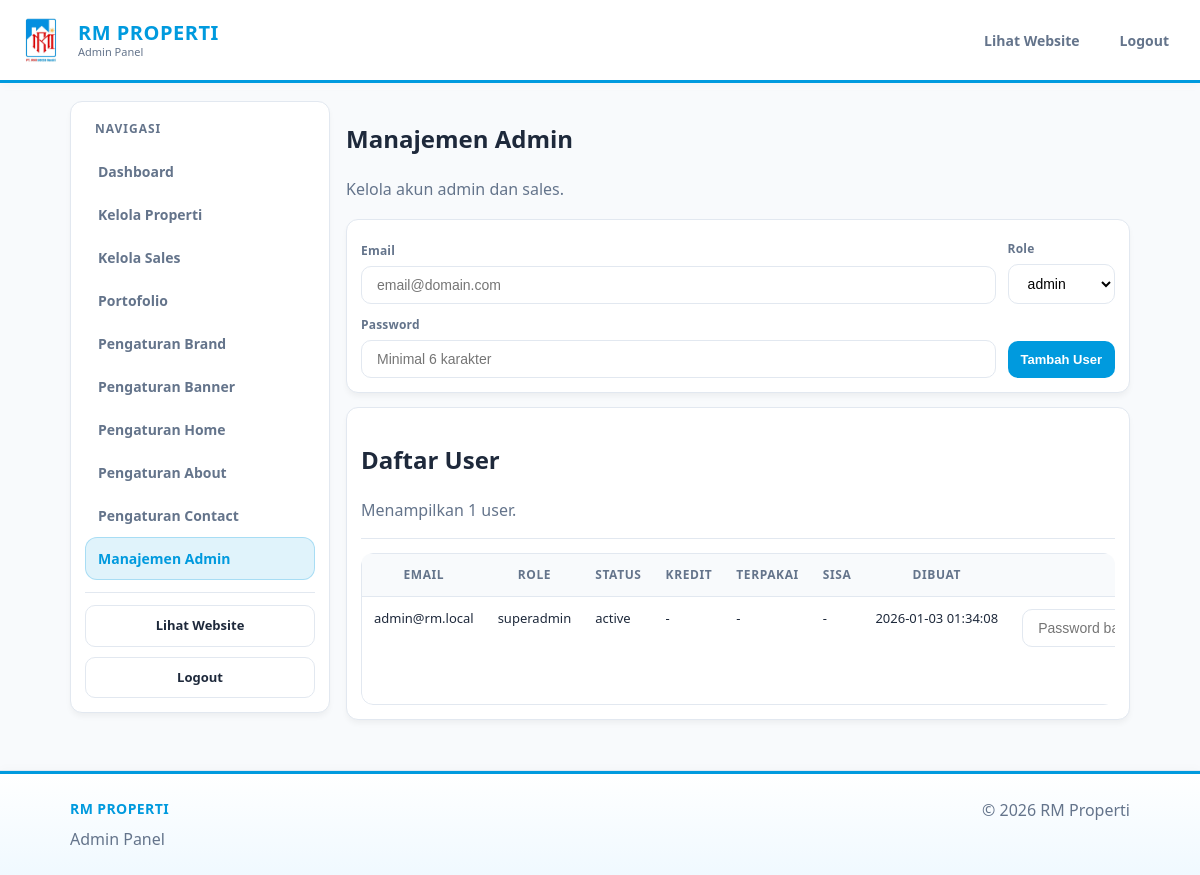
The page /admin/users.php (signed in) on the database its author committed.
### tables this page shows
CREATE TABLE users (
  id INT AUTO_INCREMENT PRIMARY KEY,
  email VARCHAR(190) NOT NULL UNIQUE,
  password_hash VARCHAR(255) NOT NULL,
  role VARCHAR(30) NOT NULL DEFAULT 'admin',
  status VARCHAR(20) NOT NULL DEFAULT 'active',
  credit_limit INT NOT NULL DEFAULT 5,
  credit_used INT NOT NULL DEFAULT 0,
  created_at TIMESTAMP DEFAULT CURRENT_TIMESTAMP
);

### admin/_init.php (called while the page is built, shortened)
<?php
require __DIR__ . '/../lib.php';
function admin_user_role(): string {
  return $_SESSION['user_role'] ?? 'sales';
}
function is_superadmin(): bool {
  return admin_user_role() === 'superadmin';
}

### lib.php (called while the page is built, shortened)
<?php
function e(string $v): string { return htmlspecialchars($v, ENT_QUOTES, 'UTF-8'); }

### admin/users.php (the view, shortened to what this page needs)
<?php
$pdo = db();
$users = $pdo->query("SELECT id, email, role, status, credit_limit, credit_used, created_at FROM users ORDER BY created_at DESC, id DESC")->fetchAll();
include __DIR__ . '/_header.php';
?>
<div class="admin-layout">
  <?php include __DIR__ . '/_sidebar.php'; ?>
  <section class="admin-content">
    <div class="admin-pagehead admin-pagehead-spaced">
      <div>
        <h1 class="admin-title">Manajemen Admin</h1>
        <p class="muted">Kelola akun admin dan sales.</p>
      </div>
    </div>
    <div class="panel admin-panel">
      <form method="post" action="users" class="admin-filters" style="margin-top:6px">
        <div class="field">
          <label class="label">Email</label>
          <input class="input" name="email" placeholder="email@domain.com" required>
        </div>
        <div class="field">
          <label class="label">Role</label>
          <select class="select" name="role" required>
            <?php if (is_superadmin()): ?>
              <option value="admin">admin</option>
            <?php endif; ?>
          </select>
        </div>
        <div class="field">
          <label class="label">Password</label>
          <input class="input" type="password" name="password" placeholder="Minimal 6 karakter" required>
        </div>
        <div class="admin-filters-actions">
          <button class="action accent" type="submit">Tambah User</button>
        </div>
      </form>
    </div>
    <div class="panel admin-panel" style="margin-top:14px">
      <div class="admin-panel-head">
        <div>
          <h2 class="admin-panel-title">Daftar User</h2>
          <p class="muted">Menampilkan <?= count($users) ?> user.</p>
        </div>
      </div>
      <hr class="line" />
      <div class="admin-table-wrap">
        <table class="admin-table">
          <thead>
            <tr>
              <th>Email</th>
              <th>Role</th>
              <th>Status</th>
              <th>Kredit</th>
              <th>Terpakai</th>
              <th>Sisa</th>
              <th>Dibuat</th>
              <th style="text-align:right">Aksi</th>
            </tr>
          </thead>
          <tbody>
            <?php foreach ($users as $u): ?>
              <?php
                $limit = (int)($u['credit_limit'] ?? 0);
                $used = (int)($u['credit_used'] ?? 0);
                $remain = max(0, $limit - $used);
                $isSalesRow = in_array(($u['role'] ?? ''), ['sales', 'editor'], true);
              ?>
              <tr>
                <td><?= e($u['email']) ?></td>
                <td><?= e($u['role']) ?></td>
                <td><?= e($u['status'] ?? 'active') ?></td>
                <td><?= $isSalesRow ? e($limit) : '-' ?></td>
                <td><?= $isSalesRow ? e($used) : '-' ?></td>
                <td><?= $isSalesRow ? e($remain) : '-' ?></td>
                <td><?= e($u['created_at']) ?></td>
                <td class="td-actions">
                  <div class="admin-actions-cell">
                    <?php if (is_superadmin()): ?>
                      <form method="post" action="users" class="admin-inline">
                        <input class="input" style="width:160px" type="password" name="new_password" placeholder="Password baru" required>
                      </form>
                    <?php endif; ?>
                  </div>
                </td>
              </tr>
            <?php endforeach; ?>
          </tbody>
        </table>
      </div>
    </div>
  </section>
</div>
<?php include __DIR__ . '/_footer.php'; ?>

### css/style.css (style rules this page uses)
:root { --brand-blue: #009ADE; --brand-red: #D71920; --brand-yellow: #F7941D; --bg-body: #F8FAFC; --bg-card: #FFFFFF; --text-main: #1E293B; --text-muted: #64748B; --border: #E2E8F0; --shadow: 0 4px 6px -1px rgba(0, 0, 0, 0.05); --radius: 12px; }
*, *::before, *::after { box-sizing: border-box; }
html, body { height: 100%; }
html, body { overflow-x: hidden; }
body { margin: 0; font-family: "Segoe UI", system-ui, -apple-system, Arial, sans-serif; background: var(--bg-body); color: var(--text-main); line-height: 1.5; display: flex; flex-direction: column; min-height: 100vh; }
.muted { color: var(--text-muted); }
.panel { background: var(--bg-card); border: 1px solid var(--border); border-radius: var(--radius); box-shadow: var(--shadow); padding: 16px; }
.line { border: 0; border-top: 1px solid var(--border); margin: 18px 0; }
.input, .select { padding: 10px 15px; border: 1px solid var(--border); border-radius: 8px; outline: none; font-size: 14px; background: #fff; }
.action { display: inline-flex; align-items: center; justify-content: center; padding: 10px 12px; border-radius: 10px; border: 1px solid var(--border); background: #fff; color: var(--text-main); font-weight: 900; font-size: 13px; transition: transform .15s ease, box-shadow .15s ease, border-color .15s ease, background .15s ease; }
.action.accent { background: var(--brand-blue); color: #fff; border-color: transparent; }

### css/admin.css (style rules this page uses)
:root { --admin-sidebar-w: 260px; --admin-top-offset: 86px; }
.admin-layout { display: grid; grid-template-columns: var(--admin-sidebar-w) 1fr; gap: 16px; align-items: start; width: 100%; }
.admin-content { min-width: 0; }
.muted { color: var(--text-muted); }
.panel { background: var(--bg-card); border: 1px solid var(--border); border-radius: var(--radius); box-shadow: var(--shadow); padding: 14px; }
.line { border: 0; border-top: 1px solid var(--border); margin: 14px 0; }
.action { display: inline-flex; align-items: center; justify-content: center; padding: 10px 12px; border-radius: 10px; border: 1px solid var(--border); background: #fff; color: var(--text-main); font-weight: 900; font-size: 13px; transition: transform .15s ease, box-shadow .15s ease, border-color .15s ease; }
.action.accent { background: var(--brand-blue); color: #fff; border-color: transparent; }
.admin-table-wrap { overflow: auto; border-radius: var(--radius); }
.admin-table { width: 100%; border-collapse: separate; border-spacing: 0; border: 1px solid var(--border); border-radius: var(--radius); background: #fff; }
.admin-table th, .admin-table td { padding: 12px; border-bottom: 1px solid var(--border); font-size: 13px; vertical-align: top; white-space: nowrap; }
.admin-table th { font-size: 12px; letter-spacing: .6px; text-transform: uppercase; color: var(--text-muted); background: #F8FAFC; }
.admin-table tr:last-child td { border-bottom: 0; }
.td-actions { text-align: right; }
:root { --admin-top-offset: 86px; }
.admin-pagehead-spaced { margin-top: 6px; }
.admin-filters { display:grid; grid-template-columns: 1fr 240px auto; gap: 12px; align-items: end; }
.admin-filters .field { display:grid; gap: 6px; }
.admin-filters .label { font-size: 12px; font-weight: 900; color: var(--text-muted); }
.admin-filters-actions { display:flex; gap: 10px; flex-wrap: wrap; justify-content: flex-end; }
.admin-actions-cell { display:flex; gap: 8px; flex-wrap: wrap; justify-content: flex-end; align-items: center; }
.admin-inline { margin:0; display:inline-flex; }
.field { display:flex; flex-direction:column; gap: 6px; min-width: 0; }
.label { font-size: 12px; font-weight: 900; color: var(--text-muted); letter-spacing: .2px; }
.input, .select, textarea.input { width: 100%; border-radius: 10px; }
.admin-filters { display: grid; grid-template-columns: 1fr auto; gap: 12px; align-items: end; }
.admin-filters-actions { display:flex; gap:10px; flex-wrap:wrap; justify-content:flex-end; }
button.action { appearance: none; -webkit-appearance: none; cursor: pointer; }
.admin-pagehead { align-items: flex-start; flex-wrap: wrap; row-gap: 10px; column-gap: 14px; margin-bottom: 18px; }
.admin-pagehead + .panel, .admin-pagehead + .admin-form-layout { margin-top: 6px; }

### rows shown on the page
users: email "admin@rm.local", role "superadmin", status "active", created_at "2026-01-03 01:34:08"

### other values the page prints
$siteName "RM PROPERTI"
$label "Dashboard Kelola Properti Kelola Sales Portofolio Pengaturan Brand Pengaturan Banner Pengaturan Home Pengaturan About Pengaturan Contact Manajemen Admin"
count($users) "1"
$siteName "RM Properti"
